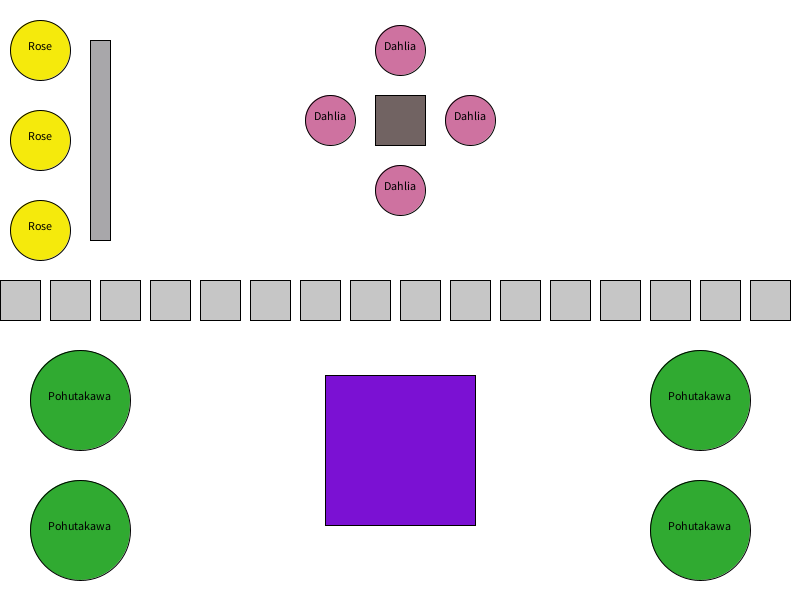
Frame 1 (no input)
Frame 60 (the mouse pressed at the canvas centre just before this capture): identical to frame 1, image omitted
Frame 120 (the mouse held since frame 60 and released just before this capture): identical to frame 1, image omitted

The Processing sketch that drew this single still picture (run headless with seeded random() and noise(); from frame 60 on, the mouse is pressed at the canvas centre):

// Processing sketch: PracTest2_2018
// ── PracTest2_2018.pde

//Name: 
//ID: 

//Objects for testing individual sub classes
//Plant p;
//Plant p2;
//Feature f;

//Object for the garden
Garden g;
void setup()
{
  size(800, 600);
  
  //Code creating individual sub class objects, uncomment as required and 
  //comment out again when testing the garden class
 //p = new Plant(50, 100, #AE72CE, 50, "Lily");
 //p2 = new Plant(250, 100, #CE72A0, 80, "Rose");
 //f = new Feature(200, 200, #8E82A0, 100, 20);
  
  //Create a new garden object
  g = new Garden();
  
  //call the method below to add all the plants and features to the garden
  createGarden();
}

void draw()
{
   background(255); 
   //Draw the individual sub class objects, uncomment as required and
   //comment out again when testing the garden class
  //p.drawObject();
  //p2.drawObject();
  //f.drawObject();
   
   //Draw the garden
   g.drawGarden();
}

void keyPressed()
{ 
  //Make the individual plant objects grow, uncomment as required and
  //comment out again when testing the garden class
 //p.growPlant(2);
 //p2.growPlant(2);
  
  //Make all plants in the garden grow
  g.growGarden(2);
}

/*
 *  This method will add all the plants and features to the garden.
 *
 *  Uncomment when you are ready to test your garden class
 *
 *  DO NOT MODIFY any of the code inside the method!!!!!!!!!!!!!!!!
 */

void createGarden()
{
  int x = 20;
  int y = height/2;
  //Add a pathway to the garden
  for (int i = 1; i <= 16; i++)
  {
     g.addFeature(x, y, #C6C6C6, 40, 40);
     x += 50;
  }
  //Add a water feature to the garden
  g.addFeature(width/2, 120, #716362, 50, 50);
  //Add plants around the water feature
  g.addPlant(width/2 - 70, 120, #CE72A0, 50, "Dahlia");
  g.addPlant(width/2, 50, #CE72A0, 50, "Dahlia");
  g.addPlant(width/2, 190, #CE72A0, 50, "Dahlia");
  g.addPlant(width/2 + 70, 120, #CE72A0, 50, "Dahlia");
  x = 40;
  y = 50;
  //Add some roses
  for (int i = 1; i <= 3; i++)
  {
    g.addPlant(x, y, #F5EA0C, 60, "Rose");
    y += 90;
  }
  //Add a bench
  g.addFeature(100, 140, #A8A7AA, 20, 200);
  //Add a Trampoline
  g.addFeature(width/2, 450, #7B11D3, 150, 150);
  //Add some trees
  g.addPlant(700, 400, #30AA31, 100, "Pohutakawa");
  g.addPlant(700, 530, #30AA31, 100, "Pohutakawa");
  g.addPlant(80, 400, #30AA31, 100, "Pohutakawa");
  g.addPlant(80, 530, #30AA31, 100, "Pohutakawa");
}

// ── AbstractObject.pde
abstract class AbstractObject
{
 protected PVector _position;
 protected color _objectColor;
 
 public AbstractObject(int x, int y, color objectColor)
 {
   _position = new PVector(x, y);
  _objectColor = objectColor;
 }
 
 public abstract void drawObject();
 
  
  
}

// ── Feature.pde
class Feature extends AbstractObject
{
 private int _width;
 private int _length;
  
  public Feature(int x, int y, color fColor, int wdth, int lgth)
  {
   super(x, y, fColor);
   _width = wdth;
   _length = lgth;
  }
  
  public void drawObject()
  {
    rectMode(CENTER);
    fill(_objectColor);
    rect(_position.x, _position.y, _width, _length);
  }
  
}

// ── Garden.pde
class Garden
{
  private ArrayList<AbstractObject> _objectList;

  public Garden()
  {
    _objectList = new ArrayList<AbstractObject>();
    
  }
  
  public void addPlant(int x, int y, color pColor, int size, String name)
  {
    _objectList.add(new Plant (x, y, pColor, size, name));
  }
  
  public void addFeature(int x, int y, color fColor, int wdth, int lgth)
  {
    _objectList.add(new Feature(x, y, fColor, wdth, lgth));
  }
  
   public void drawGarden()
  {
    for (AbstractObject g : _objectList)
    {
      g.drawObject();
    }
  }
  
   public void growGarden(int amount)
  {
   for (AbstractObject g : _objectList)
    {
       if(g instanceof Plant)
       {
        Plant p = (Plant) g;
        p.growPlant(amount);
      }
     
    }
  }
  
}

// ── Plant.pde
class Plant extends AbstractObject
{
 private final int _TEXT_SIZE = 12;
 private int _size;
 private String _name;
  
  public Plant(int x, int y, color pColor, int size, String name)
  {
    super(x, y, pColor);
    _size = size;
    _name = name;
  }
  
  
  public void drawObject()
  {
    fill(_objectColor);
    ellipseMode(CENTER);
    ellipse(_position.x, _position.y, _size, _size);
    textAlign(CENTER);
    textSize(_TEXT_SIZE);
    fill(#000000);
    text(_name, _position.x, _position.y);
  }
  
  public void growPlant(int amount)
  {
   _size += amount; 
  }
  
}
